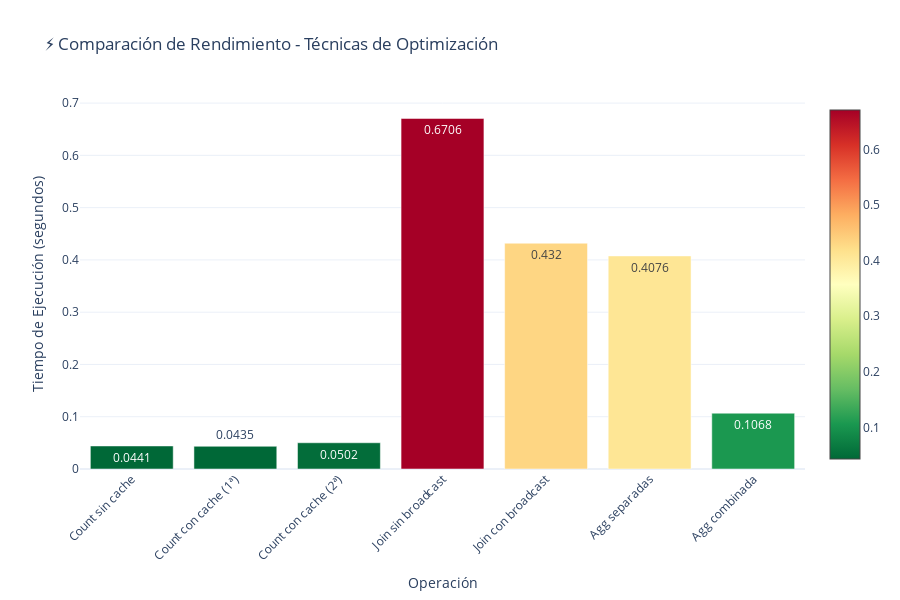

The code cell stored with this chart in its notebook:
### Markdown cell above
### 3.6 Optimización con PySpark - Técnicas Avanzadas

**Objetivo:** Demostrar técnicas de optimización para procesamiento distribuido

**Técnicas implementadas:**
- Caching de DataFrames frecuentemente usados
- Particionamiento dinámico
- Broadcasting de tablas pequeñas
- Análisis de plan de ejecución
- Comparación de rendimiento

### Code cell
# ============================================================================
# OPTIMIZACIÓN CON PYSPARK - TÉCNICAS AVANZADAS
# ============================================================================

print("="*80)
print(" "*15 + "⚡ OPTIMIZACIÓN Y RENDIMIENTO EN PYSPARK")
print("="*80)

import time

# 1. CACHING DE DATAFRAMES
print("\n1️⃣  IMPACTO DEL CACHING:")
print("-"*80)

# Sin cache
start = time.time()
count_sin_cache = df_temporal.count()
tiempo_sin_cache = time.time() - start

# Con cache
df_temporal.cache()
start = time.time()
count_con_cache = df_temporal.count()
tiempo_con_cache = time.time() - start

# Segunda consulta con cache (ya está en memoria)
start = time.time()
count_con_cache_2 = df_temporal.count()
tiempo_con_cache_2 = time.time() - start

print(f"   • Sin cache (primera lectura): {tiempo_sin_cache:.4f} segundos")
print(f"   • Con cache (primera vez): {tiempo_con_cache:.4f} segundos")
print(f"   • Con cache (segunda vez): {tiempo_con_cache_2:.4f} segundos")
print(f"   • Speedup (2ª consulta): {tiempo_sin_cache/tiempo_con_cache_2:.2f}x")

# 2. REPARTICIONAMIENTO DINÁMICO
print("\n2️⃣  OPTIMIZACIÓN DE PARTICIONES:")
print("-"*80)

print(f"   • Particiones actuales: {df_temporal.rdd.getNumPartitions()}")

# Reparticionamiento óptimo
num_particiones_optimas = 8  # Basado en cores disponibles
df_reparticionado = df_temporal.repartition(num_particiones_optimas)

print(f"   • Particiones después de repartición: {df_reparticionado.rdd.getNumPartitions()}")

# Coalesce (reducir particiones sin shuffle)
df_coalesce = df_temporal.coalesce(4)
print(f"   • Particiones con coalesce: {df_coalesce.rdd.getNumPartitions()}")

# 3. BROADCASTING DE TABLAS PEQUEÑAS
print("\n3️⃣  BROADCASTING PARA JOINS EFICIENTES:")
print("-"*80)

if location_cols and delito_cols:
    # Crear tabla pequeña de alcaldías
    alcaldias = (df.select(alcaldia_col)
                 .distinct()
                 .limit(10)
                 .withColumn("zona", F.lit("Central")))
    
    num_alcaldias = alcaldias.count()
    print(f"   • Tamaño de tabla pequeña: {num_alcaldias} registros")
    
    # Join sin broadcast
    start = time.time()
    join_sin_broadcast = df_temporal.join(alcaldias, on=alcaldia_col, how="inner")
    count_sin_broadcast = join_sin_broadcast.count()
    tiempo_sin_broadcast = time.time() - start
    
    # Join con broadcast
    from pyspark.sql.functions import broadcast
    start = time.time()
    join_con_broadcast = df_temporal.join(broadcast(alcaldias), on=alcaldia_col, how="inner")
    count_con_broadcast = join_con_broadcast.count()
    tiempo_con_broadcast = time.time() - start
    
    print(f"   • Join sin broadcast: {tiempo_sin_broadcast:.4f} segundos")
    print(f"   • Join con broadcast: {tiempo_con_broadcast:.4f} segundos")
    print(f"   • Mejora: {(tiempo_sin_broadcast - tiempo_con_broadcast)/tiempo_sin_broadcast*100:.1f}%")

# 4. ANÁLISIS DEL PLAN DE EJECUCIÓN
print("\n4️⃣  ANÁLISIS DEL PLAN DE EJECUCIÓN:")
print("-"*80)

# Crear consulta compleja
consulta_compleja = (df_temporal
                     .filter(F.col("año") >= 2020)
                     .groupBy("año", "mes")
                     .agg(F.count("*").alias("total"))
                     .orderBy("año", "mes"))

print("\n   📋 Plan Físico (optimizado):")
print("-"*80)
consulta_compleja.explain(mode="formatted")

# 5. COMPARACIÓN DE ESTRATEGIAS DE AGREGACIÓN
print("\n5️⃣  COMPARACIÓN DE ESTRATEGIAS DE AGREGACIÓN:")
print("-"*80)

# Estrategia 1: Múltiples agregaciones separadas
start = time.time()
agg1 = df_temporal.agg(F.count("*")).collect()
agg2 = df_temporal.agg(F.countDistinct("año")).collect()
tiempo_separado = time.time() - start

# Estrategia 2: Agregación combinada
start = time.time()
agg_combinada = df_temporal.agg(
    F.count("*").alias("total"),
    F.countDistinct("año").alias("años_unicos")
).collect()
tiempo_combinado = time.time() - start

print(f"   • Agregaciones separadas: {tiempo_separado:.4f} segundos")
print(f"   • Agregación combinada: {tiempo_combinado:.4f} segundos")
print(f"   • Mejora: {(tiempo_separado - tiempo_combinado)/tiempo_separado*100:.1f}%")

# 6. ESTADÍSTICAS DE SPARK
print("\n6️⃣  ESTADÍSTICAS DE SPARK:")
print("-"*80)

# Información del contexto
sc = spark.sparkContext
print(f"   • Master: {sc.master}")
print(f"   • App Name: {sc.appName}")
print(f"   • Spark Version: {sc.version}")
print(f"   • Python Version: {sc.pythonVer}")
print(f"   • Default Parallelism: {sc.defaultParallelism}")

# Configuración actual
print("\n   📊 Configuración de Memoria:")
print(f"   • Driver Memory: {spark.conf.get('spark.driver.memory')}")
print(f"   • Executor Memory: {spark.conf.get('spark.executor.memory')}")
print(f"   • Shuffle Partitions: {spark.conf.get('spark.sql.shuffle.partitions')}")

# 7. VISUALIZACIÓN DE MÉTRICAS DE RENDIMIENTO
print("\n7️⃣  VISUALIZACIÓN DE MÉTRICAS:")
print("-"*80)

metricas = {
    'Operación': ['Count sin cache', 'Count con cache (1ª)', 'Count con cache (2ª)', 
                  'Join sin broadcast', 'Join con broadcast', 
                  'Agg separadas', 'Agg combinada'],
    'Tiempo (s)': [tiempo_sin_cache, tiempo_con_cache, tiempo_con_cache_2,
                   tiempo_sin_broadcast, tiempo_con_broadcast,
                   tiempo_separado, tiempo_combinado]
}

df_metricas = pd.DataFrame(metricas)

fig = go.Figure()

fig.add_trace(go.Bar(
    x=df_metricas['Operación'],
    y=df_metricas['Tiempo (s)'],
    marker=dict(
        color=df_metricas['Tiempo (s)'],
        colorscale='RdYlGn_r',
        showscale=True
    ),
    text=df_metricas['Tiempo (s)'].round(4),
    textposition='auto'
))

fig.update_layout(
    title='⚡ Comparación de Rendimiento - Técnicas de Optimización',
    xaxis_title='Operación',
    yaxis_title='Tiempo de Ejecución (segundos)',
    height=600,
    template='plotly_white',
    xaxis={'tickangle': -45}
)

fig.show()

print("\n✅ Análisis de optimización completado")
print("="*80)

### Figure 1 — Plotly figure (JSON) as saved in the notebook; plotly's stock layout.template omitted (floating-point values rounded to 4 significant figures)
{"data": [{"marker": {"color": [0.04408, 0.04345, 0.05022, 0.6706, 0.432, 0.4076, 0.1068], "colorscale": [[0, "rgb(0,104,55)"], [0.1, "rgb(26,152,80)"], [0.2, "rgb(102,189,99)"], [0.3, "rgb(166,217,106)"], [0.4, "rgb(217,239,139)"], [0.5, "rgb(255,255,191)"], [0.6, "rgb(254,224,139)"], [0.7, "rgb(253,174,97)"], [0.8, "rgb(244,109,67)"], [0.9, "rgb(215,48,39)"], [1, "rgb(165,0,38)"]], "showscale": true}, "text": [0.0441, 0.0435, 0.0502, 0.6706, 0.432, 0.4076, 0.1068], "textposition": "auto", "type": "bar", "x": ["Count sin cache", "Count con cache (1ª)", "Count con cache (2ª)", "Join sin broadcast", "Join con broadcast", "Agg separadas", "Agg combinada"], "y": [0.04408, 0.04345, 0.05022, 0.6706, 0.432, 0.4076, 0.1068]}], "layout": {"height": 600, "title": {"text": "⚡ Comparación de Rendimiento - Técnicas de Optimización"}, "xaxis": {"tickangle": -45, "title": {"text": "Operación"}}, "yaxis": {"title": {"text": "Tiempo de Ejecución (segundos)"}}}}
